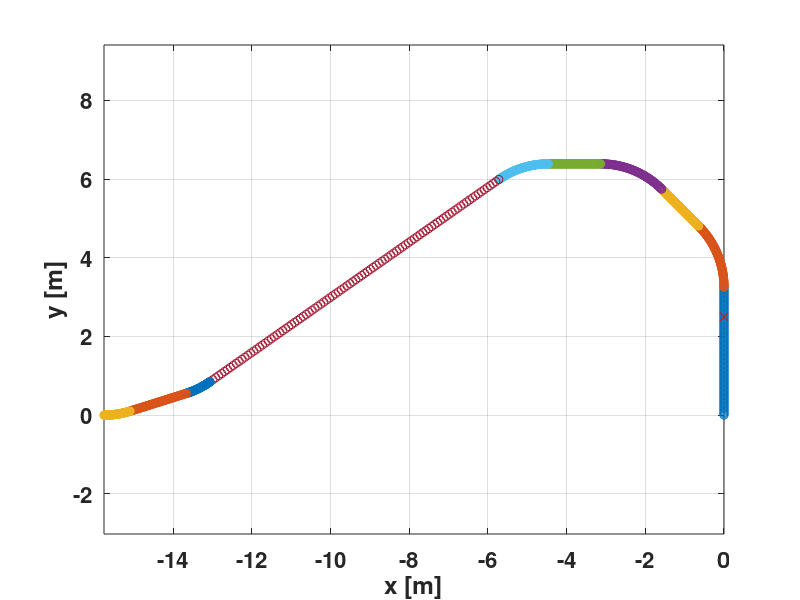

This chart was generated by the following MATLAB code:
close all, clear all, clc

r = 2.2;                                    %Radius of curvature r = (Br)/B
th1 = 35*pi/180;;                             % Raise angle (UP)
th2 = pi/4;                            % Closing angle (DOWN)
N = 100;                                 % Number of points

lq45=0.5;

lq=0.175;

lqfup= 2*lq;

ldsad=2.5; %Distance from isocenter
lSM=0.5; %half length of full space occupied by scanning magnets, SAD is from ~half SM.

ldq=0.125; 		%extra length per side of the SC quadrupole
ldmb2q=0.200; 	%distance between SC dipole and SC quadrupole

ld45a=0.6; 		%postion of the NC quads (center) in the long 45degr drift
ld45b=1.;
ld45c=1.35;
ld45d=1.35;
ld45e=1.;		% the drift between ld45e and mbup is analytically determined by ld45	

ldbegin=2.5;%1.5; % ~some distance before the first bending upward
ldqbeg1=0.8;
ldqbeg2=0.5;
ldmb=0.25; %extra length before Lmag


% Calculation of the diagonal length 

x0 = linspace(0,0,N);
y0 = linspace(0, ldsad+lSM+ldmb);

theta = linspace(0,th2,N);
rho = linspace(r,r,N);
[x1,y1] = pol2cart(theta,rho);
x1 = x1 - x1(1)+x0(end);
y1 = y1 - y1(1)+y0(end);

x2 = linspace(x1(end), x1(end)-(2*ldmb+2*ldmb2q+2*ldq + lq)*sin(th2));
y2 = linspace(y1(end), y1(end)+(2*ldmb+2*ldmb2q+2*ldq + lq)*cos(th2));

theta = linspace(th2,2*th2,N);
[x3,y3] = pol2cart(theta,rho);
x3 = x3 - x3(1) + x2(end);
y3 = y3 - y3(1) + y2(end);

x4 = linspace(x3(end), x3(end)-(2*ldmb+2*ldmb2q+2*ldq + lq));
y4 = linspace(y3(end), y3(end));

theta = linspace(pi/2,pi/2+th1,N);
[x5,y5] = pol2cart(theta,rho);
x5 = x5 - x5(1) + x4(end);
y5 = y5 - y5(1) + y4(end);

l45tot = (y5(end)-r*(1-cos(th1/2))-(2*ldmb+2*ldmb2q+2*ldq + lqfup)*sin(th1/2)-r*(cos(th1/2)-cos(th1))- 2* ldmb*sin(th1))/sin(th1) ;

H_dipole = (ldsad+lSM+ldmb) + (r) + (2*ldmb+2*ldmb2q+2*ldq + lq)*sin(th2) -  r*(1-cos(th1)) - ldmb*sin(th1) ;
H_achromup = r*(1-cos(th1/2)) + 	  (2*ldmb+2*ldmb2q+2*ldq + lqfup)*sin(th1/2) + r*(cos(th1/2)-cos(th1)) + ldmb*sin(th1);

ld45 = (H_dipole-H_achromup)/sin(th1);

fprintf('H_dipole %f \n', H_dipole)
fprintf('H_achromup %f \n', H_achromup)
fprintf('ld45 %f \n', ld45)


if abs(l45tot-ld45) > 1.0E-6
    warning('Diagonal lenght not coherent');
end

x6 = linspace(x5(end), x5(end) -(2*ldmb+ld45)*cos(th1));
y6 = linspace(y5(end), y5(end)-(2*ldmb+ld45)*sin(th1));

theta = linspace(-pi/2+th1/2, -pi/2+th1,N);
[x7,y7] = pol2cart(theta,rho);
x7 = flip(x7);
y7 = flip(y7);
x7 = x7 - x7(1) + x6(end);
y7 = y7 - y7(1) + y6(end);

x8 = linspace(x7(end), x7(end)-(2*ldmb+2*ldmb2q+2*ldq + lqfup)*cos(th1/2));
y8 = linspace(y7(end), y7(end)-(2*ldmb+2*ldmb2q+2*ldq + lqfup)*sin(th1/2));

theta = linspace(-pi/2, -pi/2+th1/2,N);
[x9,y9] = pol2cart(theta,rho);
x9 = flip(x9);
y9 = flip(y9);
x9 = x9 - x9(1) + x8(end);
y9 = y9 - y9(1) + y8(end);

X = [x0,x1,x2,x3,x4,x5,x6,x7,x8,x9];
Y = [y0,y1,y2,y3,y4,y5,y6,y7,y8,y9];

if abs(Y(end)) > 1.0E-6
    warning('Not zero point at the coupling point');
end

figure; ax = axes('FontSize', 16, 'FontWeight', 'bold');
set(gcf,'color','w'); hold(ax,'on'); grid(ax,'on'); box(ax,'on'); axis equal;
for i =1:10
    plot(X((i-1)*N+1: i*N),Y((i-1)*N+1: i*N),'o');
end
plot(0,ldsad, 'rx');
xlabel('x [m]'); ylabel('y [m]');